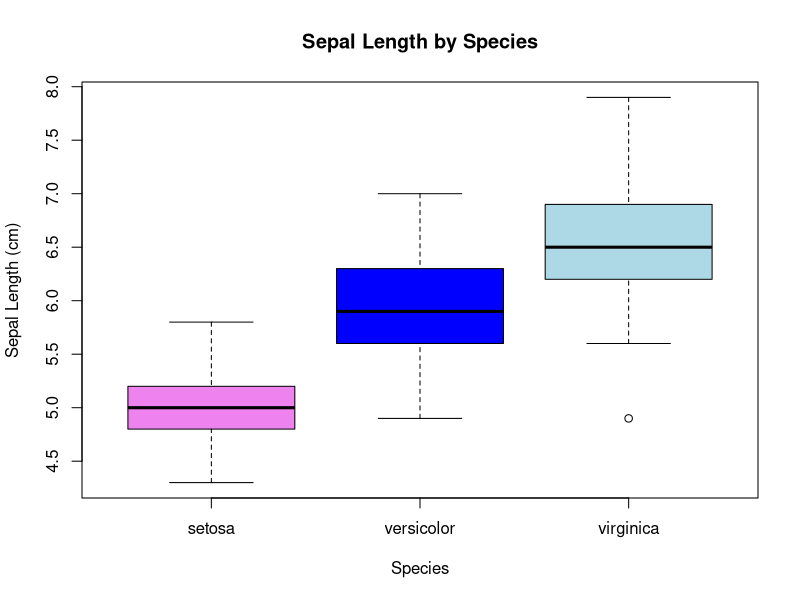
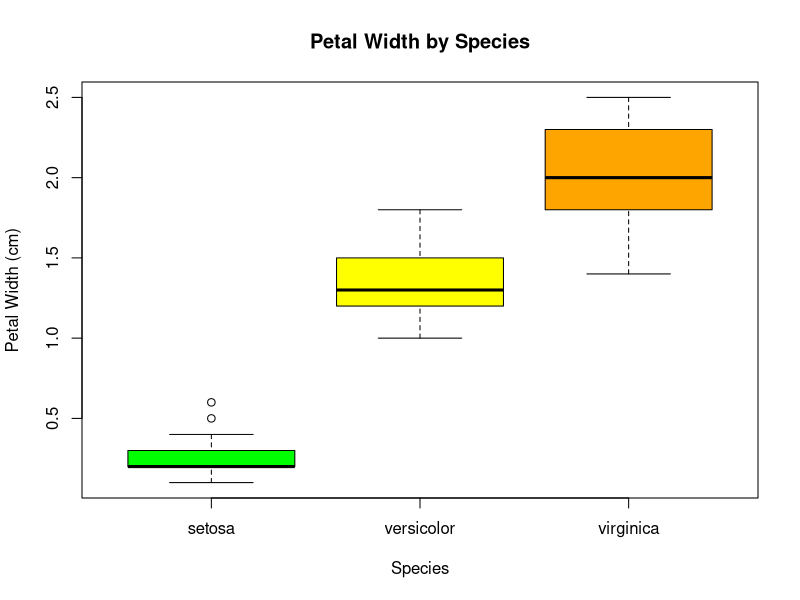
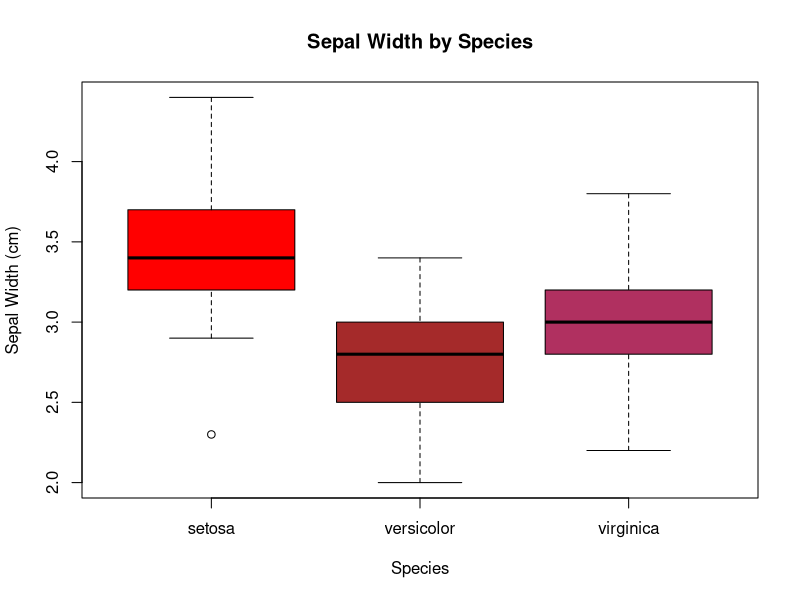

Recreate these plots in R, in order.
data("iris")  

summary(iris)

boxplot(Sepal.Length ~ Species,  
        data = iris,  
        main = "Sepal Length by Species",  
        xlab = "Species",  
        ylab = "Sepal Length (cm)",  
        col = c("violet", "blue", "lightblue"))  
   
boxplot(Petal.Width ~ Species, 
        data = iris,  
        main = "Petal Width by Species",  
        xlab = "Species",  
        ylab = "Petal Width (cm)",  
        col = c("green", "yellow", "orange"))
 
boxplot(Sepal.Width ~ Species,  
        data = iris,  
        main = "Sepal Width by Species",  
        col = c("red", "brown", "maroon"),  
        xlab = "Species",  
        ylab = "Sepal Width (cm)")
